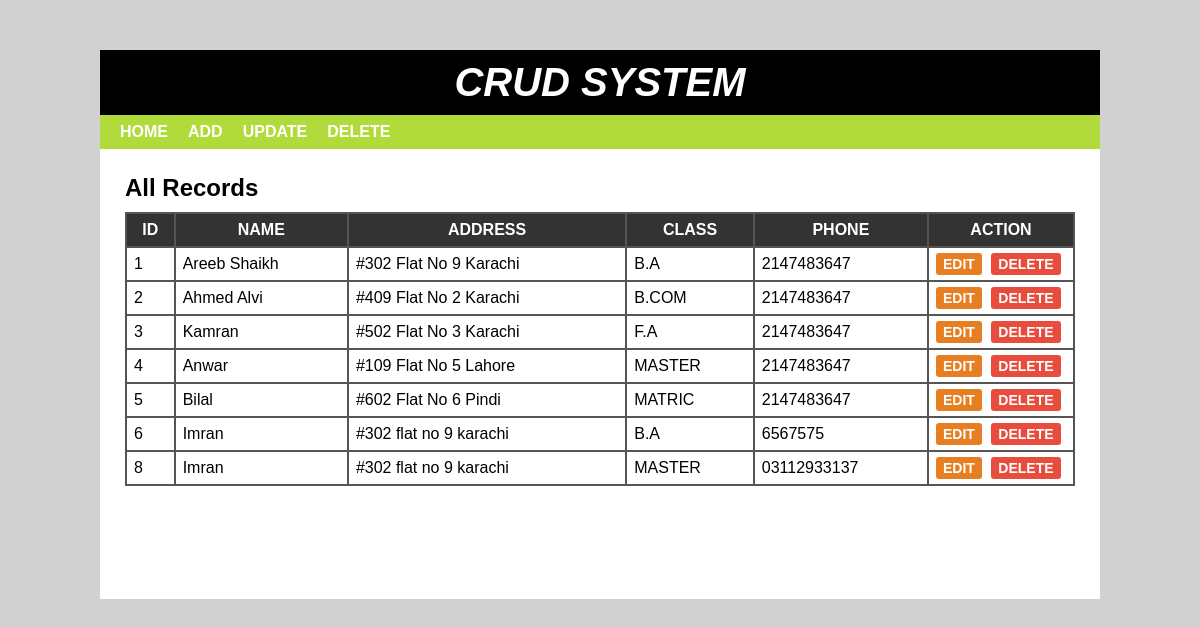
The page / on the database its author committed.
### tables this page shows
CREATE TABLE `class_id` (
  `id` int(11) NOT NULL AUTO_INCREMENT,
  `class` varchar(255) NOT NULL,
  PRIMARY KEY (`id`)
);

CREATE TABLE `data` (
  `id` int(11) NOT NULL AUTO_INCREMENT,
  `name` varchar(255) NOT NULL,
  `adsress` varchar(255) NOT NULL,
  `class_id` varchar(255) NOT NULL,
  `phone` varchar(11) NOT NULL,
  PRIMARY KEY (`id`)
);

### index.php (the view, shortened to what this page needs)
<?php require "deep.php";?>
<?php include 'header.php';?>
<div id="main-content">
    <h2>All Records</h2>
    <?php
    $stem = "SELECT
`data`.phone,
`data`.adsress,
`data`.id,
`data`.`name`,
class_id.class
FROM
class_id
INNER JOIN `data` ON `data`.class_id = class_id.id";
$result = mysqli_query($conn,$stem) or die("Query Unseccssful");
if (mysqli_num_rows($result) > 0 ) {
    ?>
    <table cellpadding="7px">
        <thead>
        <th>Id</th>
        <th>Name</th>
        <th>Address</th>
        <th>Class</th>
        <th>Phone</th>
        <th>Action</th>
        </thead>
        <tbody>
            <?php
            while ($row =($result->fetch_array()))
            { ?>
            <tr>
                <td><?php echo $row['id'];?></td>
                <td><?php echo $row['name']; ?></td>
                <td><?php echo $row['adsress']; ?></td>
                <td><?php echo $row['class']; ?></td>
                <td><?php echo $row['phone']; ?></td>
                <td>
                    <a href='edit.php?id=<?php echo $row['id'];?>'>Edit</a>
                    <a href='delete-inline.php?id=<?php echo $row['id'];?>'>Delete</a>
                </td>
            </tr>
            <?php
        } ?>
        </tbody>
    </table>
<?php }else
        {
            echo "No Result Found";
        }
        ?>
</div>
</div>
</body>
</html>

### header.php (shortened to what this page needs)
<!DOCTYPE html>
<html lang="en">
<head>
  <link rel="stylesheet" href="css/style.css">
</head>
<body>
    <div id="wrapper">
        <div id="header">
            <h1>Crud System</h1>
        </div>
        <div id="menu">
            <ul>
                <li>
                    <a href="index.php">Home</a>
                </li>
                <li>
                    <a href="add.php">Add</a>
                </li>
                <li>
                    <a href="update.php">Update</a>
                </li>
                <li>
                    <a href="delete.php">Delete</a>
                </li>
            </ul>
        </div>

### css/style.css (style rules this page uses)
body { font:16px arial; margin: 0; padding: 0; background: #d1d1d1; }
#wrapper { width: 1000px; margin: 50px auto 0; background-color: #fff; }
#header { text-align: center; background-color:#000 ; padding: 10px; }
#header h1 { color: #fff; font-size: 40px; font-style: italic; font-weight: 700; text-transform: uppercase; margin: 0; }
#menu { background-color: #b1db3b; }
#menu ul { font-size: 0; padding: 0 10px; margin: 0; list-style: none; }
#menu ul li { display: inline-block; }
#menu ul li a { color: #fff; font-size: 16px; font-weight: 600; padding: 8px 10px; display: block; text-decoration: none; text-transform: uppercase; transition: all 0.3s ease; }
#main-content { padding: 25px; min-height: 400px; }
#main-content h2 { margin: 0 0 10px; text-transform: capitalize; }
#main-content table { width: 100%; background-color: #555; margin: 0 0 20px; }
#main-content table th { color: #fff; background-color: #333; text-transform: uppercase; }
#main-content table th:last-child { width: 130px; }
#main-content table td { background-color: #fff; }
#main-content table td a { font-size: 14px; font-weight: 600; text-transform: uppercase; padding: 3px 7px; color: #fff; background-color: #e67e22; text-decoration: none; border-radius: 3px; }
#main-content table td a:nth-child(2) { background-color: #e74c3c; margin: 0 0 0 5px; }

### rows shown on the page
class_id: data.id "1", data.name "Areeb Shaikh", data.adsress "#302 Flat No 9 Karachi", class "B.A", data.phone "2147483647", data.id "6", data.name "Imran", data.adsress "#302 flat no 9 karachi", data.phone "6567575"
class_id: data.id "2", data.name "Ahmed Alvi", data.adsress "#409 Flat No 2 Karachi", class "B.COM", data.phone "2147483647"
class_id: data.id "3", data.name "Kamran", data.adsress "#502 Flat No 3 Karachi", class "F.A", data.phone "2147483647"
class_id: data.id "4", data.name "Anwar", data.adsress "#109 Flat No 5 Lahore", class "MASTER", data.phone "2147483647", data.id "8", data.name "Imran", data.adsress "#302 flat no 9 karachi", data.phone "03112933137"
class_id: data.id "5", data.name "Bilal", data.adsress "#602 Flat No 6 Pindi", class "MATRIC", data.phone "2147483647"
